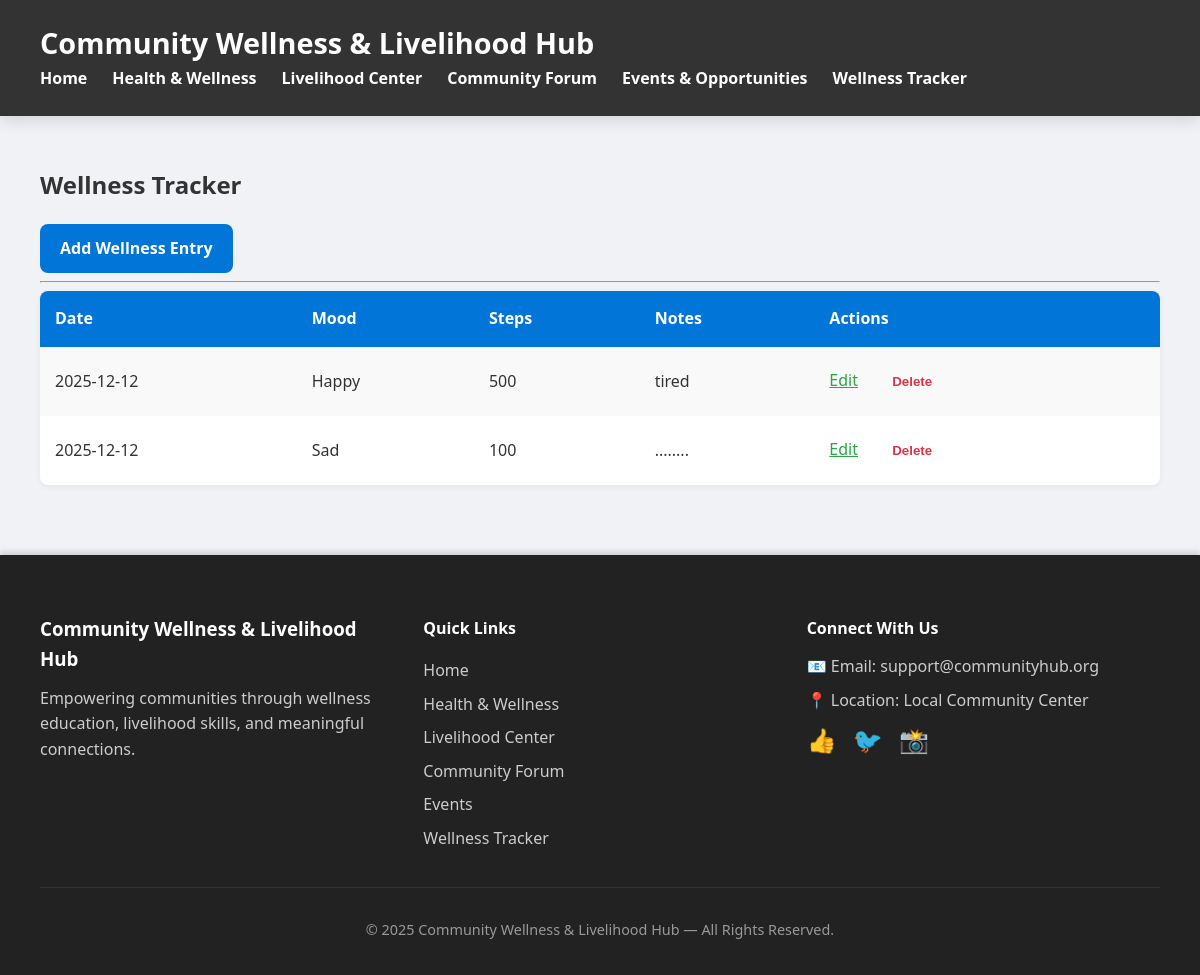
The page /wellness/ on the database as committed earlier.
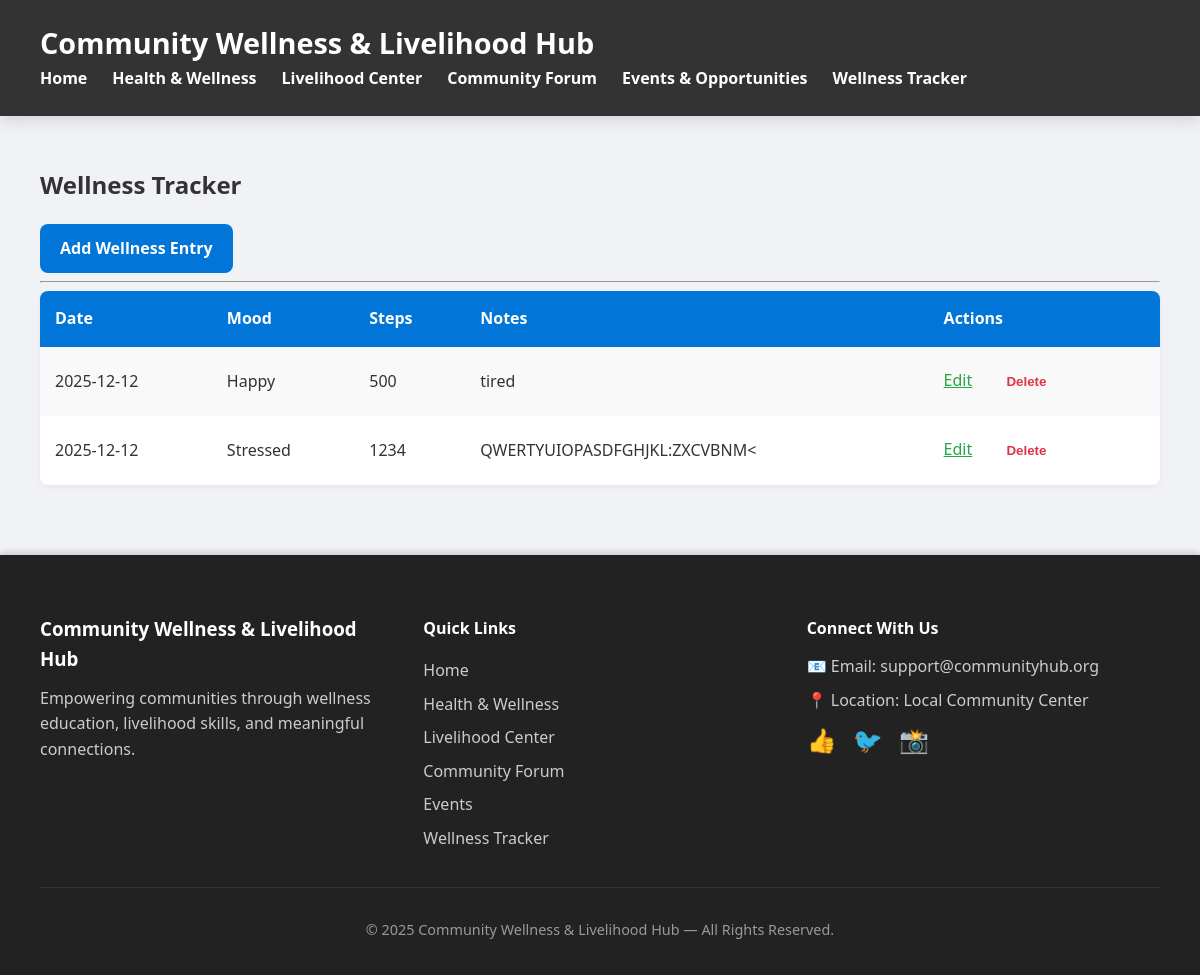
The same page on the database as committed later.
### models.py (models this page shows)
class WellnessEntry(db.Model):
    id = db.Column(db.Integer, primary_key=True)
    date = db.Column(db.String(20), nullable=False)
    mood = db.Column(db.String(20), nullable=False)
    steps = db.Column(db.Integer)
    notes = db.Column(db.Text)

### app.py (the view)
@wellness_bp.route("/")
def list_entries():
    entries = WellnessEntry.query.all()
    return render_template("wellness_list.html", entries=entries)

### Templates/wellness_list.html (shortened to what this page needs)
{% extends "base.html" %}
{% block content %}
<h2>Wellness Tracker</h2>
<a href="/wellness/add" class="button">Add Wellness Entry</a>
<hr>
{% if entries %}
<table>
    <tr>
        <th>Date</th>
        <th>Mood</th>
        <th>Steps</th>
        <th>Notes</th>
        <th>Actions</th>
    </tr>
    {% for w in entries %}
    <tr>
        <td>{{ w.date }}</td>
        <td>{{ w.mood }}</td>
        <td>{{ w.steps }}</td>
        <td>{{ w.notes }}</td>
        <td>
            <a href="{{ url_for('wellness.edit_wellness', entry_id=w.id) }}"
               style="color:#28a745; margin-right:10px;">Edit</a>
            <form action="{{ url_for('wellness.delete_wellness', entry_id=w.id) }}" method="POST"
                  style="display:inline;" onsubmit="return confirm('Delete this entry?');">
                <button style="background:none; border:none; color:#dc3545; cursor:pointer;">
                    Delete
                </button>
            </form>
        </td>
    </tr>
    {% endfor %}
</table>
{% else %}
<p>No wellness entries yet. Start tracking now!</p>
{% endif %}
{% endblock %}

Rows that differ between the two databases and show on the page:
removed WellnessEntry: date "2025-12-12", mood "Sad", steps "100", notes "........"
added WellnessEntry: date "2025-12-12", mood "Stressed", steps "1234", notes "QWERTYUIOPASDFGHJKL:ZXCVBNM<"
